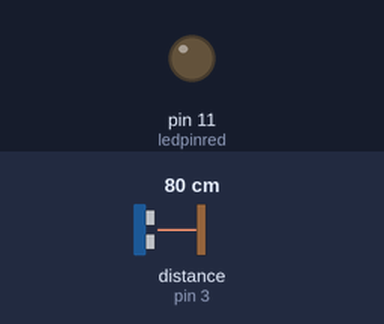
This sketch was run on a simulated Arduino Uno, built with avr-gcc and run on an emulated ATmega328P. On the bench: output pins drawn as LEDs (lit = HIGH). Wiring (inferred from the names in the program): ultrasonic range finder: trigger pin 8; echo pin 3. The test bench sets the inputs (shaded band); at power-on: distance to the obstacle (sensor on pin 3) 80 cm. The echo pulse lasts 58.3 µs per cm; pins used as bus, display or sensor lines are not drawn.

Above: at 1.2 s.
1.3 s: distance to the obstacle (sensor on pin 3) set to 6 cm
2.8 s: distance to the obstacle (sensor on pin 3) set to 3 cm
At 3.9 s:
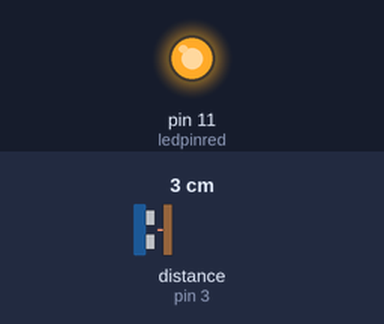
4.3 s: distance to the obstacle (sensor on pin 3) set to 9 cm
At 5.1 s:
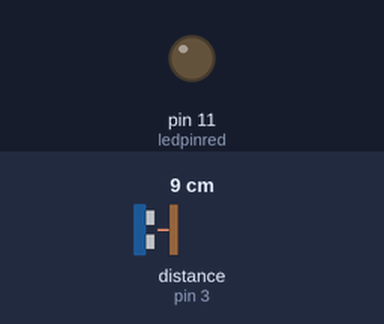
5.8 s: distance to the obstacle (sensor on pin 3) set to 2 cm
At 6.2 s:
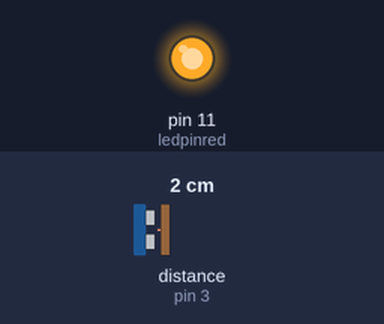
Timing chart, 0 to 8.3 s (numbered marks = the images above; inputs shaded):
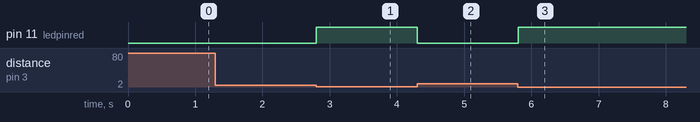

Measured:
- the behaviour switches between 5 and 4 cm on distance to the obstacle (sensor on pin 3) (found by bisection; images 0 and 1)
- after the input at 1.3 s, every drawn part: stays the same
- after the input at 2.8 s, pin 11 (ledpinred): LOW → HIGH at once
- after the input at 4.3 s, pin 11 (ledpinred): HIGH → LOW at once
- after the input at 5.8 s, pin 11 (ledpinred): LOW → HIGH at once

The sketch:

sketch_jun23a.ino
```cpp
int trigpin=8;
int echopin=3;
//int ledpinblue=2;
//int ledpinyellow=9;
//int ledpingreen=4;
int ledpinred=11;
float velocity=390.63;   //in m/s
float distance;   //in cms
float duration;   //in microseconds

void setup() {
  // put your setup code here, to run once:
  Serial.begin(9600);
  pinMode(trigpin,OUTPUT);
  pinMode(echopin,INPUT);
  //pinMode(ledpinblue,OUTPUT);
  //pinMode(ledpinyellow,OUTPUT);
  //pinMode(ledpingreen,OUTPUT);
  pinMode(ledpinred,OUTPUT);
}

void loop() {
  // put your main code here, to run repeatedly:
  digitalWrite(trigpin,LOW);
  delayMicroseconds(2000);
  digitalWrite(trigpin,HIGH);
  delayMicroseconds(20);
  digitalWrite(trigpin,LOW);   //pulse set

  duration=pulseIn(echopin,HIGH);  //in microseconds

  distance=(velocity*duration)/20000;  //calculated in cms

  /*Serial.print("The distance of the object from the sensor is ");
  Serial.print(distance);
  Serial.println(" cm");
  delay(3000);*/

  if(distance<=5)
  {
    digitalWrite(ledpinred,HIGH);
   // digitalWrite(ledpinblue,LOW);
   // digitalWrite(ledpinyellow,LOW);
    //digitalWrite(ledpingreen,LOW);
  }
  /*else if(distance<=10)
  {
    digitalWrite(ledpingreen,LOW);
    digitalWrite(ledpinblue,HIGH);
    digitalWrite(ledpinyellow,LOW);
    digitalWrite(ledpinred,LOW);
  }
  else if(distance<=15)
  {

    digitalWrite(ledpingreen,LOW);
    digitalWrite(ledpinblue,LOW);
    digitalWrite(ledpinyellow,HIGH);
    digitalWrite(ledpinred,LOW);
  }*/
  else
  {
    //digitalWrite(ledpingreen,HIGH);
    //digitalWrite(ledpinblue,LOW);
    //digitalWrite(ledpinyellow,LOW);
    digitalWrite(ledpinred,LOW);
  }
}
```
